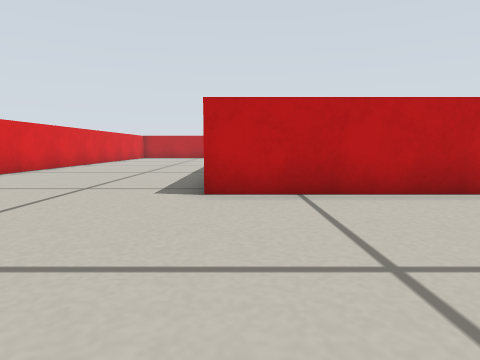
View 1 (above)

16 first-person views from a walk through a world built for the Gazebo simulator. The camera is 0.2 m above the floor, tilts 6° down and sees 75° across. The floor is counted in squares, 0.25 m on a side. Each view is taken from the middle of a square. On the plan, view 1 faces up. The plan holds only what a view shows up to about 11 squares ahead; the rest is blank. The robots in the file are not drawn.

View 2
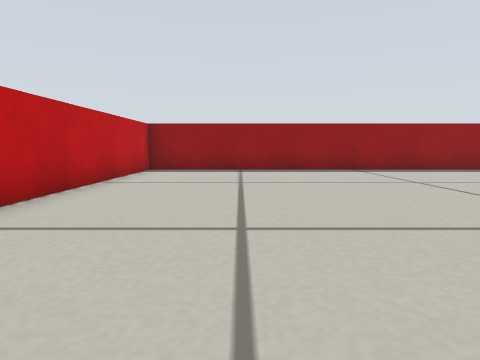

View 3
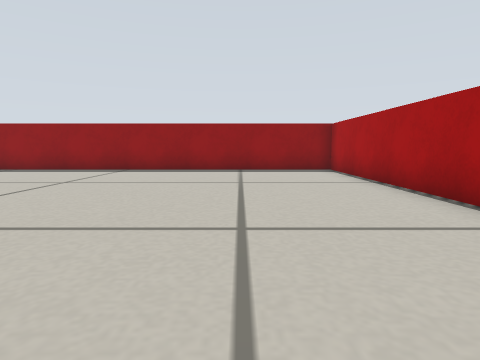

View 4
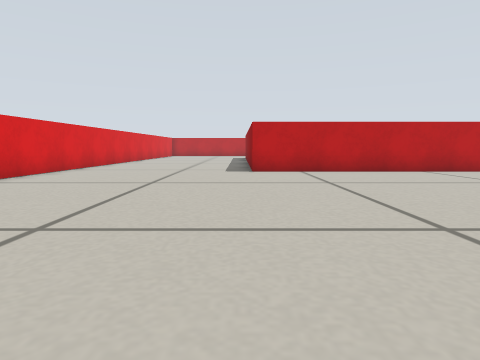

View 5
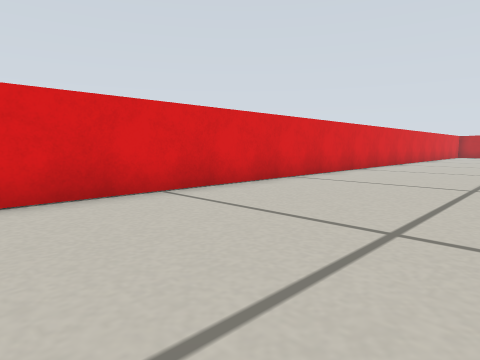

View 6
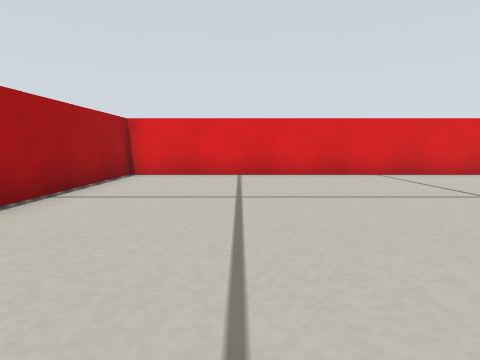

View 7
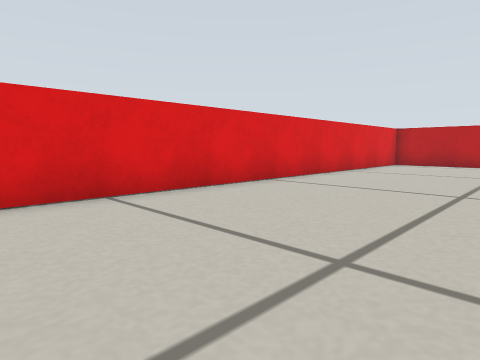

View 8
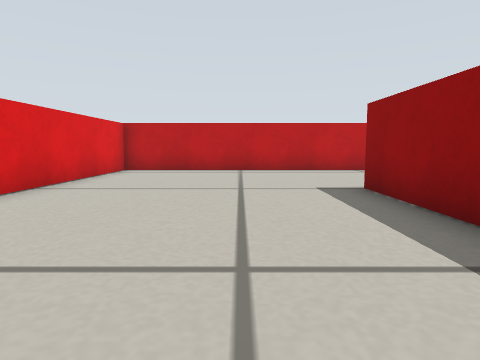

View 9
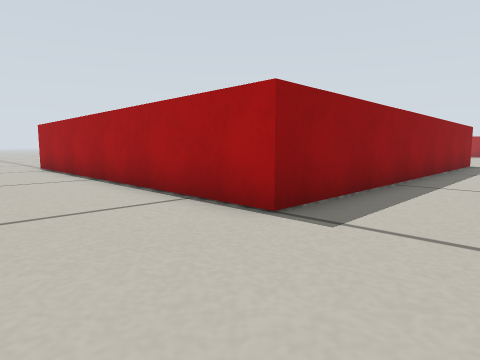

View 10
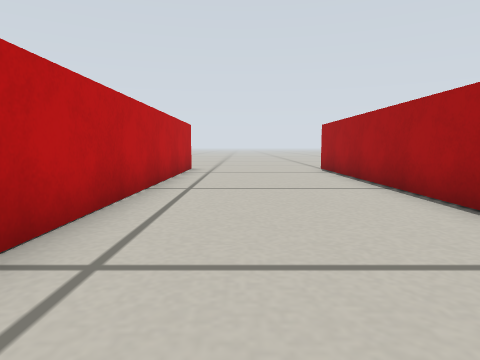

View 11
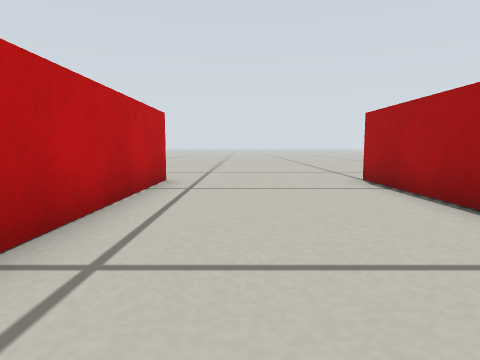

View 12
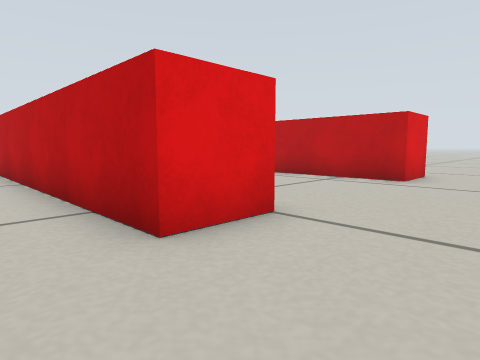

View 13
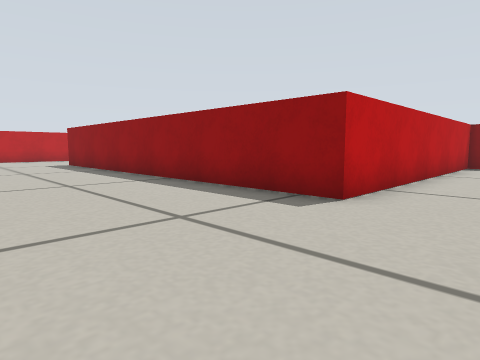

View 14
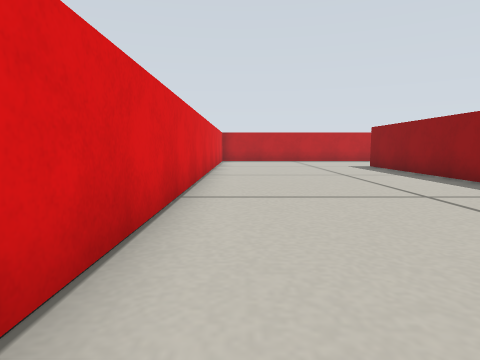

View 15
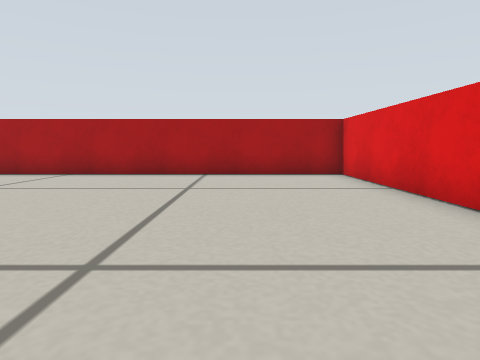

View 16
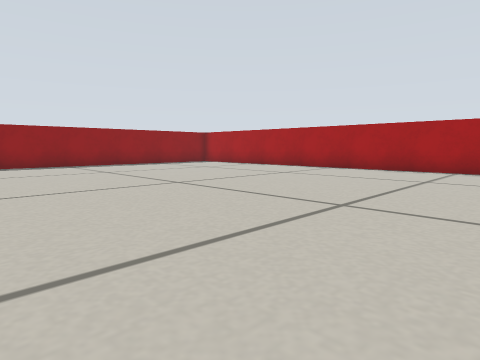

### Floor plan
Points are (right, up) in squares from view 1. A wall is a line through its corners. A room is listed if a view was taken in it or the views show most of it. See-through windows are left out.
Room 1 (views 1, 2, 3, 4, 5, 6, 7, 8, 9, 10, 11, 13, 14, 15, 16)
walls: (10.6, 22.8) (-7, 22.8) (-7, -9.2) (9, -9.2) (9, 5.2) (-0.6, 5.2) (-0.6, 18) (10.6, 18) (10.6, 16.4)
ways out: opening at (11.5, 14.8) to room 2; opening at (12.5, 23.5)
Room 2 (view 12)
walls: (10.6, 16.4) (2.2, 16.4)
ways out: opening at (11.5, 14.8) to room 1

Positions as (right, up) in squares from view 1, and headings:
1: (0, 0), facing up
2: (-2, 2), facing right
3: (-2, -6), facing right
4: (-1, -5), facing up
5: (-2, -5), facing up-left
6: (2, -6), facing left
7: (-2, 8), facing up-left
8: (-3, 12), facing up
9: (-3, 21), facing down-right
10: (-1, 21), facing right
11: (3, 21), facing right
12: (13, 15), facing up-left
13: (-5, 3), facing up-right
14: (-6, 5), facing up
15: (-4, 0), facing down
16: (-5, 2), facing down-right
